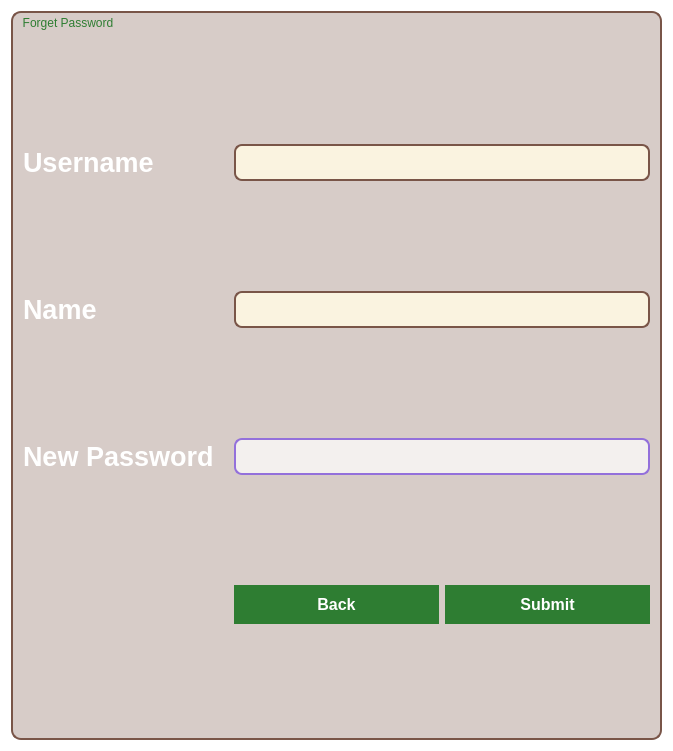
<?xml version="1.0" encoding="UTF-8"?>
<ui version="4.0">
 <class>newPasswd</class>
 <widget class="QDialog" name="newPasswd">
  <property name="geometry">
   <rect>
    <x>0</x>
    <y>0</y>
    <width>673</width>
    <height>751</height>
   </rect>
  </property>
  <property name="windowTitle">
   <string>Dialog</string>
  </property>
  <property name="styleSheet">
   <string notr="true">background-color:white;</string>
  </property>
  <layout class="QVBoxLayout" name="verticalLayout">
   <item>
    <widget class="QGroupBox" name="groupBox">
     <property name="styleSheet">
      <string notr="true">QGroupBox {
    font: 16pt &quot;Georgia&quot;;
    background-color: #D7CCC8; /* bois clair */
    border: 2px solid #795548; /* marron */
    border-radius: 10px;
    color: #4E342E;
   background-image:url(':/background.jpg');
    padding: 10px;
}

QGroupBox::title {
    subcontrol-origin: margin;
    subcontrol-position: top left;
    padding: 5px 10px;
    color: #2E7D32;  /* vert forêt */
    background-color: transparent;
    font-weight: bold;
}
</string>
     </property>
     <property name="title">
      <string>Forget Password</string>
     </property>
     <layout class="QGridLayout" name="gridLayout">
      <item row="0" column="1" colspan="2">
       <widget class="QLineEdit" name="username">
        <property name="styleSheet">
         <string notr="true">QLineEdit {
    background-color: #FAF3E0;
    border: 2px solid #795548;
    border-radius: 8px;
    padding: 6px 10px;
    font-size: 16px;
    color: #4E342E;
    font-weight: bold;
}

QLineEdit:hover {
    border: 2px solid #5D4037;
    background-color: #FFF8E1;
}

QLineEdit:focus {
    border: 2px solid #2E7D32;
    background-color: #FFFFFF;
    font-size: 17px;
}
</string>
        </property>
       </widget>
      </item>
      <item row="0" column="0">
       <widget class="QLabel" name="label">
        <property name="styleSheet">
         <string notr="true">QLabel {
    font: bold 18px &quot;Georgia&quot;;
    color: rgb(85, 0, 127);
    background-color: transparent;
	font: 600 italic 22pt &quot;Segoe UI&quot;;
}</string>
        </property>
        <property name="text">
         <string>&lt;html&gt;&lt;head/&gt;&lt;body&gt;&lt;p&gt;&lt;span style=&quot; font-size:20pt; font-weight:700; font-style:normal; color:#ffffff;&quot;&gt;Username&lt;/span&gt;&lt;/p&gt;&lt;/body&gt;&lt;/html&gt;</string>
        </property>
       </widget>
      </item>
      <item row="1" column="1" colspan="2">
       <widget class="QLineEdit" name="name">
        <property name="styleSheet">
         <string notr="true">QLineEdit {
    background-color: #FAF3E0;
    border: 2px solid #795548;
    border-radius: 8px;
    padding: 6px 10px;
    font-size: 16px;
    color: #4E342E;
    font-weight: bold;
}

QLineEdit:hover {
    border: 2px solid #5D4037;
    background-color: #FFF8E1;
}

QLineEdit:focus {
    border: 2px solid #2E7D32;
    background-color: #FFFFFF;
    font-size: 17px;
}
</string>
        </property>
       </widget>
      </item>
      <item row="2" column="0">
       <widget class="QLabel" name="label_2">
        <property name="styleSheet">
         <string notr="true">QLabel {
    font: bold 18px &quot;Georgia&quot;;
    color: rgb(85, 0, 127);
    background-color: transparent;
	font: 600 italic 22pt &quot;Segoe UI&quot;;
}</string>
        </property>
        <property name="text">
         <string>&lt;html&gt;&lt;head/&gt;&lt;body&gt;&lt;p&gt;&lt;span style=&quot; font-size:20pt; font-weight:700; font-style:normal; color:#ffffff;&quot;&gt;New Password&lt;/span&gt;&lt;/p&gt;&lt;/body&gt;&lt;/html&gt;</string>
        </property>
       </widget>
      </item>
      <item row="3" column="1">
       <widget class="QPushButton" name="backButton">
        <property name="styleSheet">
         <string notr="true">QPushButton {
    background-color: #2E7D32;
    color: white;
    border-radius: 20px;
    padding: 10px 20px;
    font-size: 16px;
    font-weight: bold;
    border: none;
}

QPushButton:hover {
    background-color: #66BB6A;  /* vert doux */
    border: 1px solid #795548;  /* effet bois */
    color: #4E342E;
}

QPushButton:pressed {
    background-color: #1B5E20;
    color: #D7CCC8;
    font-size: 15px;
    padding: 11px 21px;
}

QPushButton:focus {
    outline: none;
    border: 2px solid #A1887F;
}
</string>
        </property>
        <property name="text">
         <string>Back</string>
        </property>
       </widget>
      </item>
      <item row="2" column="1" colspan="2">
       <widget class="QLineEdit" name="newpass">
        <property name="styleSheet">
         <string notr="true">QLineEdit {
    background-color: rgba(255, 255, 255, 0.7);
    border: 2px solid #9370DB;
    border-radius: 8px;
    padding: 6px 10px;
    font-size: 16px;
    color: #4B0082;
    font-weight: bold;
}</string>
        </property>
        <property name="echoMode">
         <enum>QLineEdit::EchoMode::Password</enum>
        </property>
       </widget>
      </item>
      <item row="1" column="0">
       <widget class="QLabel" name="label_3">
        <property name="styleSheet">
         <string notr="true">QLabel {
    font: bold 18px &quot;Georgia&quot;;
    color: rgb(85, 0, 127);
    background-color: transparent;
	font: 600 italic 22pt &quot;Segoe UI&quot;;
}</string>
        </property>
        <property name="text">
         <string>&lt;html&gt;&lt;head/&gt;&lt;body&gt;&lt;p&gt;&lt;span style=&quot; font-size:20pt; font-weight:700; font-style:normal; color:#ffffff;&quot;&gt;Name&lt;/span&gt;&lt;/p&gt;&lt;/body&gt;&lt;/html&gt;</string>
        </property>
       </widget>
      </item>
      <item row="3" column="2">
       <widget class="QPushButton" name="submitButton">
        <property name="styleSheet">
         <string notr="true">QPushButton {
    background-color: #2E7D32;
    color: white;
    border-radius: 20px;
    padding: 10px 20px;
    font-size: 16px;
    font-weight: bold;
    border: none;
}

QPushButton:hover {
    background-color: #66BB6A;  /* vert doux */
    border: 1px solid #795548;  /* effet bois */
    color: #4E342E;
}

QPushButton:pressed {
    background-color: #1B5E20;
    color: #D7CCC8;
    font-size: 15px;
    padding: 11px 21px;
}

QPushButton:focus {
    outline: none;
    border: 2px solid #A1887F;
}
</string>
        </property>
        <property name="text">
         <string>Submit</string>
        </property>
       </widget>
      </item>
     </layout>
    </widget>
   </item>
  </layout>
 </widget>
 <resources/>
 <connections/>
</ui>
